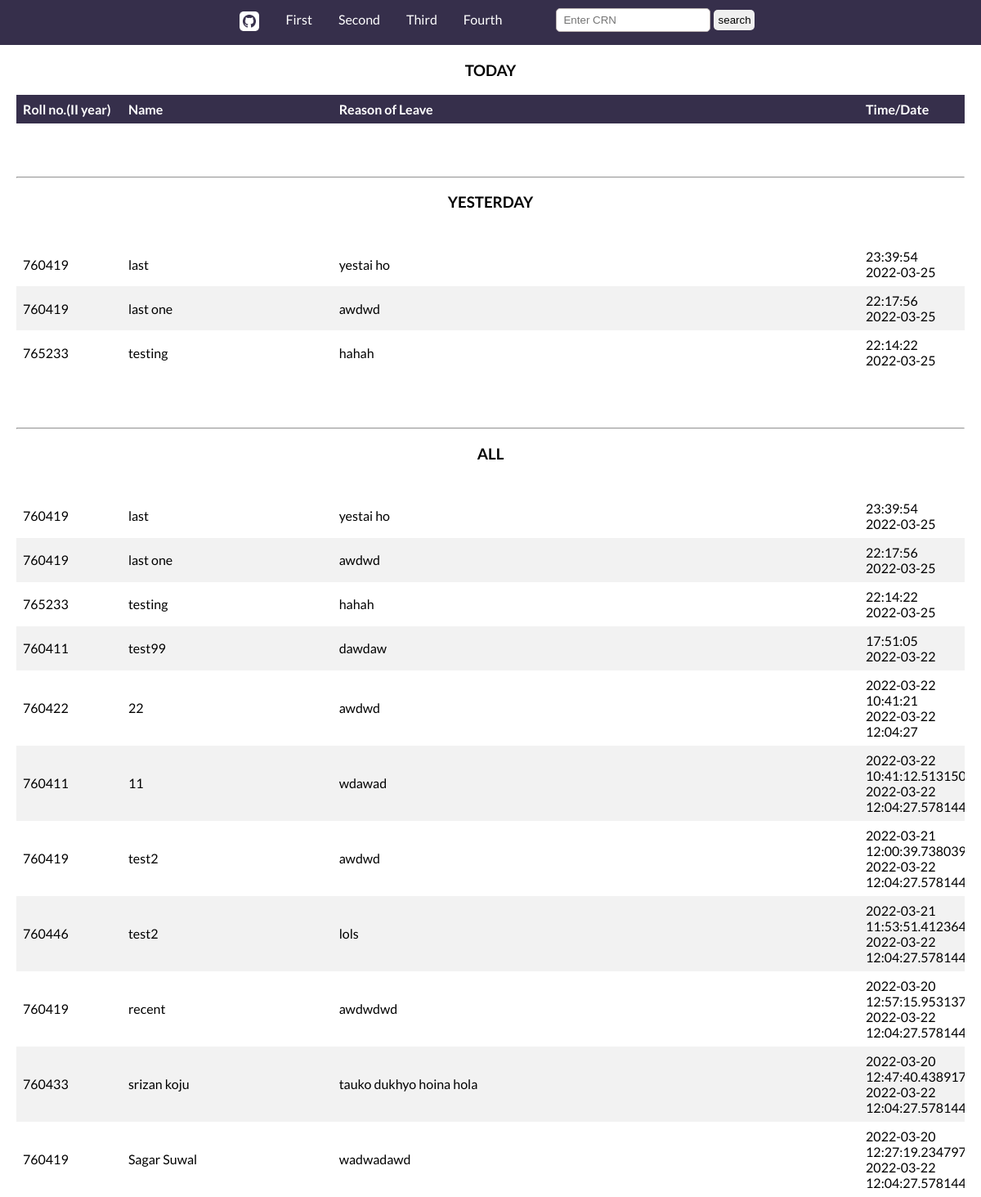
Page /applicants-lists/2 on the earlier database version.
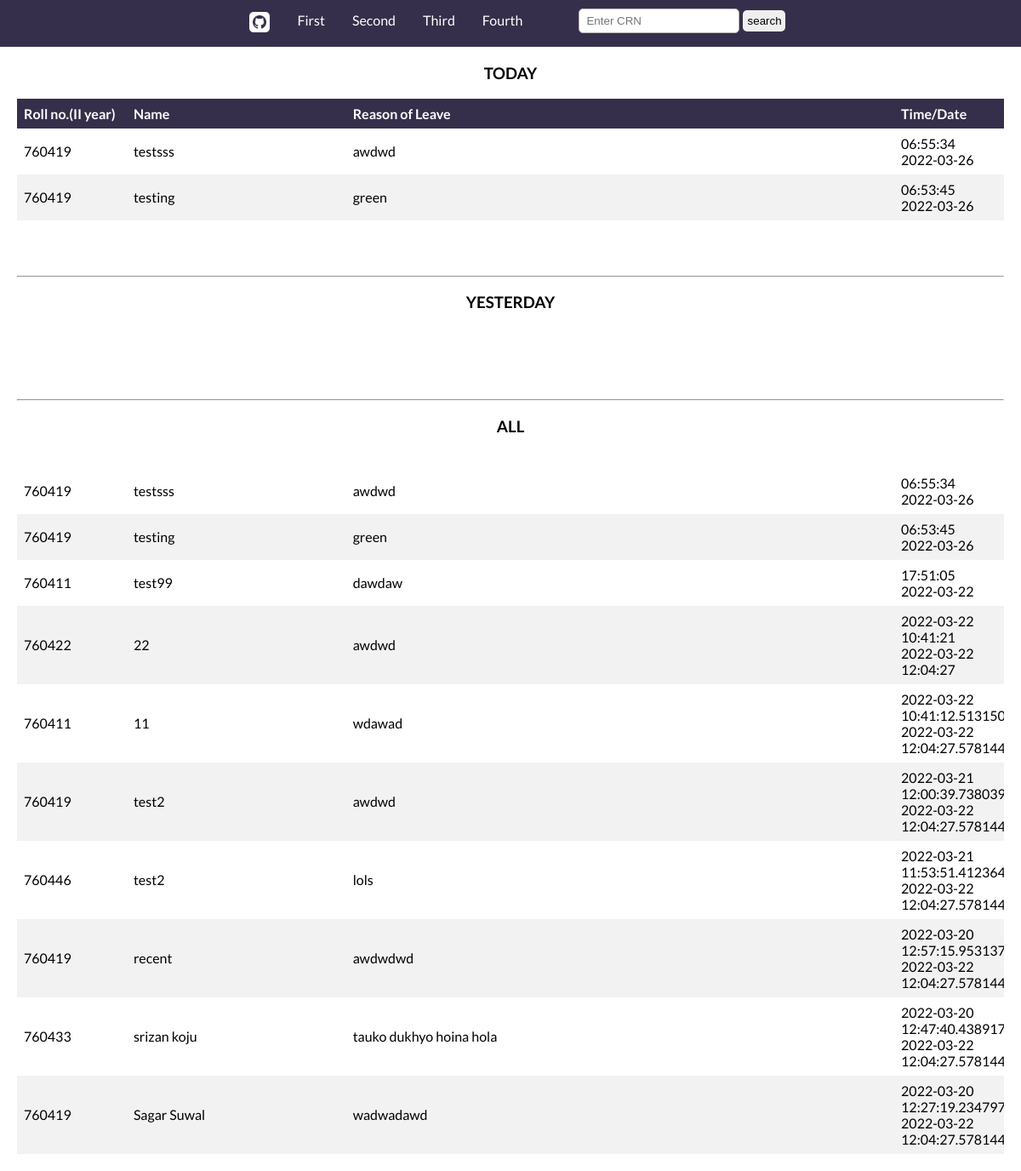
Same page on the later database version.
### leaveformapp/models.py (models this page shows, shortened)
class Students(models.Model):
    id = models.AutoField(primary_key=True)
    fullname = models.CharField(max_length=50)
    roll = models.IntegerField()
    year = models.CharField(max_length=50)
    createdTime = models.CharField(max_length=50)
    createdDate = models.CharField(max_length=50)
    reason = models.TextField()

### leaveformapp/views.py (the view)
# urls.py: path('applicants-lists/2', views.second_year, name='secondyear'),
def second_year(request):
    data = dataRetriveByYear(request, 'Second', 'secondyear.html')
    return render(request, 'secondyear.html', data)

### templates/secondyear.html (shortened to what this page needs)
{% extends 'base.html'%}
{% block yearblock %}II{% endblock%}

### templates/base.html (shortened to what this page needs)
{% load static %}
<!DOCTYPE html>
<html lang="en">
<head>
    <link rel="stylesheet" href={% static 'liststyle.css' %}>
</head>
<body>
    <nav >
        <ul >
            <li ><a
                    href="https://github.com/rabibasukala01/Application-of-Leave"><img src={%static 'github.png'%} alt="contribute"></a>
            </li>
            <li><a href="{% url 'firstyear'%}">First</a></li>
            <li><a href="{% url 'secondyear'%}">Second</a></li>
            <li><a href="{% url 'thirdyear'%}">Third</a></li>
            <li><a href="{% url 'fourthyear'%}">Fourth</a></li>
            <li>
                <form action="" method="post" style="margin-left:50px ;">
                    <input type="text" name="searched" id="searchfield" placeholder="Enter CRN">
                    <input type="submit" name="submit" value="search" id="search-btn">
                </form>
            </li>
        </ul>
    </nav>
    <div id="container">
        <table class="table">
            <h3 style="text-align: center;">TODAY</h3>
            <colgroup>
                <col style="width:10%">
                <col style="width:20%">
                <col style="width:50%">
                <col style="width:10%">
            </colgroup>
            <tr style="background-color: #362f4b; color: whitesmoke;">
                <th>Roll no.({% block yearblock%} {%endblock%} year)</th>
                <th>Name</th>
                <th>Reason of Leave</th>
                <th>Time/Date </th>
            </tr>
            {%if searched_data%}
            {%for data in searched_data%}
            <tr>
                <td>{{data.roll}}{{year}}</td>
                <td>{{data.fullname}}</td>
                <td>{{data.reason}}</td>
                <td>{{data.createdTime}} <br> {{data.createdDate}}</td>
            </tr>
            {%endfor%}
        </table>
        {%else%}
        <table class="table">
            <colgroup>
                <col style="width:10%">
                <col style="width:20%">
                <col style="width:50%">
                <col style="width:10%">
            </colgroup>
            {% for data in today %}
            <tr>
                <td>{{data.roll}}</td>
                <td>{{data.fullname}}</td>
                <td>{{data.reason}}</td>
                <td>{{data.createdTime}} <br> {{data.createdDate}}</td>
            </tr>
            {% endfor %}
        </table>
        <br>
        <br>
        <br>
        <hr>
        <h3 style="text-align: center;">YESTERDAY</h3>
        <br>
        <table class="table">
            <colgroup>
                <col style="width:10%">
                <col style="width:20%">
                <col style="width:50%">
                <col style="width:10%">
            </colgroup>
            {% for data in yesterday %}
            <tr>
                <td>{{data.roll}}</td>
                <td>{{data.fullname}}</td>
                <td>{{data.reason}}</td>
                <td>{{data.createdTime}} <br> {{data.createdDate}}</td>
            </tr>
            {% endfor %}
        </table>
        <br>
        <br>
        <br>
        <hr>
        <h3 style="text-align: center;">ALL</h3>
        <br>
        <table class="table">
            <colgroup>
                <col style="width:10%">
                <col style="width:20%">
                <col style="width:50%">
                <col style="width:10%">
            </colgroup>
            {% for data in remainings %}
            <tr>
                <td>{{data.roll}}</td>
                <td>{{data.fullname}}</td>
                <td>{{data.reason}}</td>
                <td>{{data.createdTime}} <br> {{data.createdDate}}</td>
            </tr>
            {% endfor %}
        </table>
        {%endif%}
    </div>
</body>
</html>

Differences in the rows shown:
removed Students: roll "760419", fullname "last", reason "yestai ho", createdTime "23:39:54", createdDate "2022-03-25"
removed Students: roll "760419", fullname "last one", reason "awdwd", createdTime "22:17:56", createdDate "2022-03-25"
removed Students: roll "765233", fullname "testing", reason "hahah", createdTime "22:14:22", createdDate "2022-03-25"
added Students: roll "760419", fullname "testsss", reason "awdwd", createdTime "06:55:34", createdDate "2022-03-26"
now on this page (row edited): Students: roll "760419", fullname "testing", reason "green", createdTime "06:53:45", createdDate "2022-03-26"
